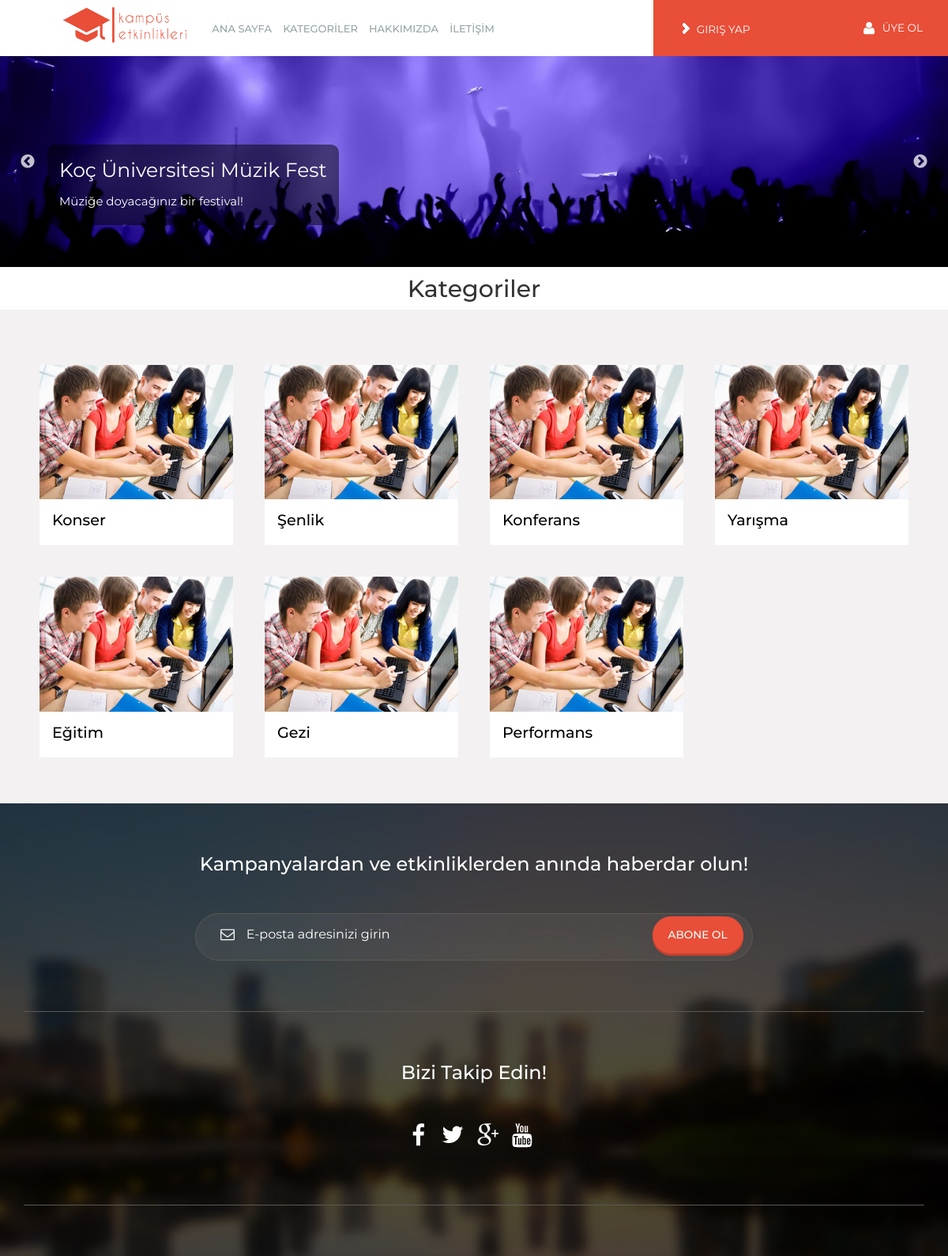
Screenshot of /kategoriler.php with the database file from the repository.
### tables this page shows
CREATE TABLE IF NOT EXISTS `slider` (
  `id` int(2) NOT NULL AUTO_INCREMENT COMMENT 'slider id',
  `s_baslik` varchar(50) NOT NULL COMMENT 'slider basliklari',
  `s_alt_baslik` varchar(50) NOT NULL COMMENT 'slider alt basliklari',
  `s_resim_yolu` varchar(50) NOT NULL COMMENT 'slider resim urlleri',
  `s_link` varchar(50) NOT NULL COMMENT 'sliderin gidecegi link',
  `s_sira` int(2) NOT NULL COMMENT 'slider sirasi',
  PRIMARY KEY (`id`)
);

CREATE TABLE IF NOT EXISTS `kategori` (
  `kat_id` int(2) NOT NULL AUTO_INCREMENT COMMENT 'kategori idleri',
  `kat_isim` varchar(20) NOT NULL COMMENT 'kategori isimleri',
  `kat_foto` varchar(50) NOT NULL COMMENT 'kategori fotoları',
  `kat_ikon` varchar(100) DEFAULT NULL COMMENT 'kategori ikon yolu',
  `kat_sira` int(2) DEFAULT NULL,
  PRIMARY KEY (`kat_id`)
);

### fonksiyon/kategori_cek.php (the view)
<?php
include_once('baglanti.php');
$sorgu = "SELECT kat_id,kat_isim,kat_foto FROM kategori ORDER BY kat_sira ASC";
$sonuc = mysql_query($sorgu, $baglanti);
while($sonuclar = mysql_fetch_array($sonuc)){
	$isim = $sonuclar['kat_isim'];
	$foto = $sonuclar['kat_foto'];
	$kat_id = $sonuclar['kat_id'];
	echo '<div style="padding:20px;" class="col-md-3 grid_box">
		   	   <a href="./kategori.php?id='.$kat_id.'"><img src="'.$foto.'" class="img-responsive" alt="2"><span class="zoom-icon"></span> </a>
		   	  <div class="grid_box2">
			   <h4 style="text-transform:capitalize;"> <a href="./kategori.php?id='.$kat_id.'">'.$isim.'</a></h4>
	          </div>
		   </div>';
}
?>

### kategoriler.php (shortened to what this page needs)
<!DOCTYPE HTML>
<html>
<head>
<link href="web/css/bootstrap.css" rel='stylesheet' type='text/css' />
<link href="web/css/style.css" rel='stylesheet' type='text/css' />
<link rel="stylesheet" href="web/css/swipebox.css">
<link href="web/css/animate.css" rel='stylesheet' type='text/css' />
</head>
<body>
<?php include_once('fonksiyon/ust.php');
		include_once('fonksiyon/slider.php');?>
     <center style="margin-top:-20px;"><h2>Kategoriler</h2></center>
   <div class="living_middle">
   	  <div style="margin-top:-30px;margin-bottom:-90px;" class="container">
   	    <div class="entertain_box wow bouncIneUp" data-wow-delay="0.4s">
		  <?php include_once('fonksiyon/kategori_cek.php'); ?>
		   <div class="clearfix"> </div>
		 </div>
     </div>
   </div>
   <?php include_once('fonksiyon/alt.php'); ?>
</body>
</html>

### fonksiyon/ust.php (shortened to what this page needs)
<?php
$siteadresi = "http://172.28.5.227/kes"; ;?>
<?php session_start();
if(!isset($_SESSION['k_id'])){?>
<div class="header">
		   <div class="col-sm-8 header-left">
					 <div class="logo">
						<a href="<?php $siteadresi ?>"><img src="web/images/logo.png" height="45" alt=""/></a>
					 </div>
					 <div class="menu">
						    <ul class="nav" id="nav">
						    	<li class="active"><a href="<?php echo $siteadresi; ?>/">Ana Sayfa</a></li>
						    	<li><a href="<?php echo $siteadresi; ?>/kategoriler.php">Kategorİler</a></li>
						    	<li><a href="<?php echo $siteadresi; ?>/etkinlik.php">HakkImIzda</a></li>
						    	<li><a href="<?php echo $siteadresi; ?>/iletisim.php">İletİşİm</a></li>
							</ul>
				    </div>
				      <div class="search-box">
							<div id="sb-search" class="sb-search">
							</div>
						</div>
	    		    <div class="clearfix"></div>
	    	    </div>
	            <div class="col-sm-4 header_right">
				<div id="loginContainer" style="float:right;z-index:999;color:white;width:100%">
	    		      <a href="#" id="kayitbuton"><img src="web/images/uyeol.png"/><span style="position:relative;top:2px;">giriş yap</span><a/>
					  <a style="float:right;" href="#" id="loginButton"><img src="web/images/login.png"><span>Üye ol</span></a>
			             </div>
	                 </div>
	                <div class="clearfix"></div>
   </div>
<?php } ?>

### fonksiyon/slider.php (shortened to what this page needs)
<?php
include_once('baglanti.php');
echo '<script type="text/javascript" src="slick/slick.min.js"></script>
      <link rel="stylesheet" type="text/css" href="slick/slick.css"/>
      <link rel="stylesheet" type="text/css" href="slick/slick-theme.css"/>';
$sorgu = "SELECT * FROM slider";
$sonuc = mysql_query($sorgu, $baglanti);
echo '<div class="slider">';
while($slider = mysql_fetch_array($sonuc)){
	echo '<div><a href="'.$slider['s_link'].'"><span class="slider_can_baslik">'.$slider['s_baslik'].'<br><span class="slider_can_altbaslik">'.$slider['s_alt_baslik'].'</span></span><img style="width:100%" src="'.$slider['s_resim_yolu'].'"/></a></div>';
}
echo '</div>';
?>

### fonksiyon/alt.php (shortened to what this page needs)
<div class="footer">
   	<div class="container">
   	 <div class="footer_top">
   	   <h3>Kampanyalardan ve etkinliklerden anında haberdar olun!</h3>
   	   <form method="post" action="fonksiyon/abonelik.php">
		<span>
			<i><img src="web/images/mail.png" alt=""></i>
		    <input name="abonemail" id="abonemail" type="text" value="E-posta adresinizi girin" onfocus="this.value = '';" onblur="if (this.value == '') {this.value = 'E-posta adresinizi girin';}">
		    <label class="btn1 btn2 btn-2 btn-2g"> <div id="aboneol"><input name="submit" type="submit" id="submit" value="Abone Ol"> </div></label>
		</span>
	   </form>
	  </div>
	  <div class="footer_top">
   	   <h3>Bizi Takip Edin!</h3>
		<p>
			<ul class="footer_social wow fadeInLeft" data-wow-delay="0.4s">
			  <li><a target="_blank" href="http://facebook.com"> <i class="fb"> </i> </a></li>
			  <li><a target="_blank" href="http://twitter.com"><i class="tw"> </i> </a></li>
			  <li><a target="_blank" href="http://plus.google.com"><i class="google"> </i> </a></li>
			  <li><a target="_blank" href="http://youtube.com"><i class="u_tube"> </i> </a></li>
		 	</ul>
		</p>
	  </div>
      </div>
   </div>

### rows the page displays
slider: s_baslik "Koç Üniversitesi Müzik Fest", s_alt_baslik "Müziğe doyacağınız bir festival!", s_resim_yolu (picture)
kategori: kat_foto (picture), kat_isim "Konser"
kategori: kat_foto (picture), kat_isim "Şenlik"
kategori: kat_foto (picture), kat_isim "Konferans"
kategori: kat_foto (picture), kat_isim "Yarışma"
kategori: kat_foto (picture), kat_isim "Eğitim"
kategori: kat_foto (picture), kat_isim "Gezi"
kategori: kat_foto (picture), kat_isim "Performans"
